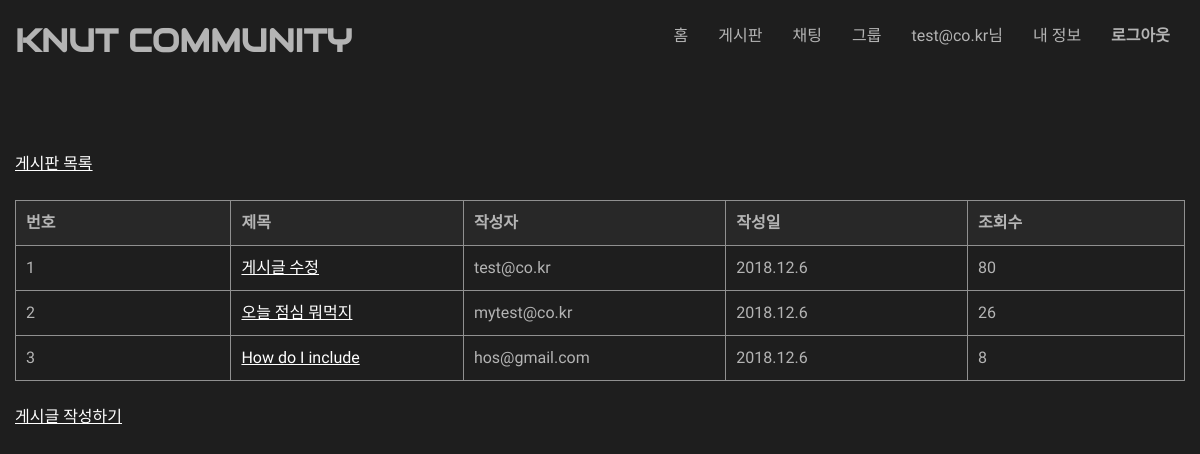
Screenshot of /classapp/board/1/ (signed in) with the database file from the repository.
### classapp/models.py (models this page shows, shortened)
class Student(models.Model):
    email = models.EmailField(unique = True)
    password = models.CharField(max_length = 20)
    number = models.IntegerField()
    def __str__(self):
        return self.email

class Post(models.Model):
    board = models.ForeignKey(Board, on_delete = models.CASCADE)
    title = models.CharField(max_length = 20)
    contents = models.CharField(max_length = 500)
    writer_s = models.ForeignKey(Student, on_delete = models.CASCADE,null=True,blank=True)
    writer_p = models.ForeignKey(Professor, on_delete = models.CASCADE,null=True,blank=True)
    pub_date = models.DateTimeField(default = datetime.now)
    view_count = models.IntegerField(default=0)

### classapp/views.py (the view)
# urls.py: path('board/<int:board_num>/',views.PostListView.as_view(),name='post_list'),  # 게시판 조회
class PostListView(ListView):
	model = models.Post
	def get(self, request, *args, **kwargs):
		if not request.session.get('login',False):
			return render(request, 'classapp/msg.html',{'msg':"권한이 없습니다"})
		board_num = kwargs['board_num']
		object_list = models.Post.objects.filter(board=board_num)
		return render(request, 'classapp/post_list.html', {'object_list':object_list,'board_num':board_num})

### classapp/templates/classapp/post_list.html
{% extends "classapp/base_board.html" %}
{% block content %}
<div class=board>
<table class="table">
    <thread>
    <tr>
        <th>번호</th>
        <th>제목</th>
        <th>작성자</th>
        <th>작성일</th>
        <th>조회수</th>
    </tr>
    </thread>
    <tbody>
    {% for post in object_list %}
    <tr>
        <td>{{post.id}}</td>
        <td><a href="{% url 'classapp:post_view' board_num post.id %}">{{ post.title }}</a></td>
        <td>
            {% if post.writer_s != None %}
                {{ post.writer_s }}
            {% else %}
                {{ post.writer_p }}
            {% endif %}
        </td>
        <td>{{ post.pub_date.year }}.{{ post.pub_date.month }}.{{ post.pub_date.day }}</td>
        <td>{{ post.view_count }}</td>
    </tr>
    {% endfor %}
    </tbody>
</table>
</div>
<br>
<a href="{% url 'classapp:post_write' board_num %}">게시글 작성하기</a>
{% endblock content %}

### classapp/templates/classapp/base.html (shortened to what this page needs)
<!DOCTYPE html>
<html lang="en">
<head>
</head>
<body>
<header>
    <div class="wrapper">
        <h1>KNUT COMMUNITY</h1>
        <nav>
            <ul class="menu">
                <li><a href="{% url 'classapp:home' %}">홈</a></li>
                {% if request.session.login %}
                <li><a href="{% url 'classapp:board_list' %}">게시판</a></li>
                <li><a href="{% url 'classapp:chat_list' %}">채팅</a></li>
                <li><a href="{% url 'classapp:group_list' %}">그룹</a></li>
                <li><a>{{request.session.email}}님</a></li>
                    {% if request.session.user_type != 2 %}
                <li><a href="{% url 'classapp:myinfo' %}">내 정보</a></li>
                    {% endif %}
                <li><a href="{% url 'classapp:logout' %}"><b>로그아웃</b></a></li>
                {% else %}
                <li><a href="{% url 'classapp:register_select' %}">회원가입</a></li>
                <li><a href="{% url 'classapp:login' %}"><b>로그인</b></a></li>
                {% endif %}
            </ul>
        </nav>
    </div>
</header>
<br><br><br>
    <div id="sidebar">
        {% block sidebar %}{% endblock %}
    </div>
<br>
    <div id="content">
        {% block content %}{% endblock %}
    </div>
<br>
</body>
</html>

### classapp/templates/classapp/base.html (style rules this page uses)
header { height: 80px; background-color: #1E1E1E; font-family: 'Audiowide', cursive; }
h1 { color: rgb(180, 180, 180); line-height: 40px; float: left; }
.menu { float:right;font-family: 'Nanum Gothic', serif; }
.menu li { float:left;list-style:none; }
.menu a { text-decoration:none;line-height: 40px; color: rgb(180, 180, 180); padding: 0 15px; display: block; }
.wrapper { width:1170px;margin:0 auto; }
body a { color: white; }
body { width:1170px; margin:0 auto; background-color:#1E1E1E; color: rgb(180, 180, 180); font-family: 'Nanum Gothic', serif; line-height:1.5em }
.board table { border-collapse: collapse; text-align: left; line-height: 1.5; margin : auto; }
.board table th { background-color:rgb(40,40,40); width: 150px; padding: 10px; font-weight: bold; vertical-align: top; border: 1px solid #909090; }
.board table td { width: 350px; padding: 10px; vertical-align: top; border: 1px solid #909090; }

### rows the page displays
Student: session.email "test@co.kr"
Post: id "1", title "게시글 수정", writer_s "test@co.kr", pub_date.year "2018", pub_date.month "12", pub_date.day "6", view_count "80"
Post: id "2", title "오늘 점심 뭐먹지", writer_s "mytest@co.kr", pub_date.year "2018", pub_date.month "12", pub_date.day "6", view_count "26"
Post: id "3", title "How do I include", writer_s "hos@gmail.com", pub_date.year "2018", pub_date.month "12", pub_date.day "6", view_count "8"
